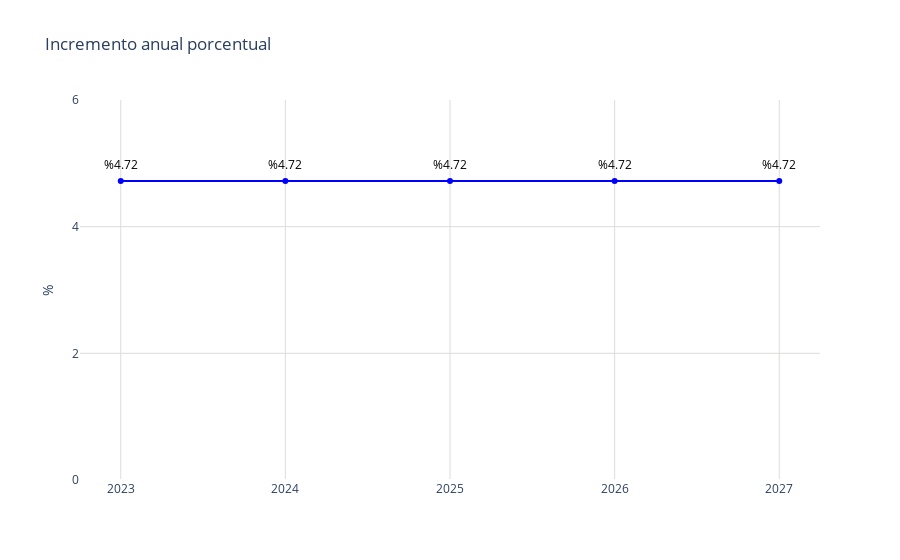

Here is the notebook cell this chart was saved with:
### Code cell
# Datos
año = tulancingo_direct['año']
promedio = tulancingo_direct['incremento_porcentual']

fig = go.Figure()
fig.add_trace(go.Scatter(
    x=año,
    y=promedio,
    mode='markers+lines',
    marker=dict(color='blue'),
))
# Agregar anotaciones para mostrar los valores encima de los puntos
for a, p in zip(año, promedio):
    fig.add_annotation(
        x=a,
        y=p,
        text=f"%{p:,.2f}",  # Formatear el valor del promedio como moneda
        showarrow=False,
        font=dict(color='black', size=12),
        xshift=0,
        yshift=17,
        textangle=0
    )
# Actualizar diseño
fig.update_layout(
    title='Incremento anual porcentual',
    yaxis=dict(
        title = '%',
        range=[0, 6],  # Establecer el rango del eje y
        tickvals=[0,2,4,6],  # Definir los valores de las marcas en el eje y
        #ticktext=['$0.00', '$500,000.00', '$1,000,000.00', '$1,500,000.00', '$2,000,000.00','$2,500,000.00'],  # Definir el texto de las marcas en el eje y
        gridcolor='#dddcda',   # Color de las líneas de la cuadrícula
        gridwidth=1  # Ancho de las líneas de la cuadrícula
    ),
    xaxis=dict(
        gridcolor='#dddcda', 
        tickmode='array',
        tickvals=año,
        ticktext=año
    ),
    plot_bgcolor='rgba(0,0,0,0)'
)
# Exportar gráfica como archivo HTML
def guardar_grafico_como_html(fig, nombre_archivo, carpeta='graficas'):
    # Crear la carpeta si no existe
    if not os.path.exists(carpeta):
        os.makedirs(carpeta)
    
    # Gráfica como archivo HTML en la carpeta especificada
    pio.write_html(fig, f'{carpeta}/{nombre_archivo}.html')

guardar_grafico_como_html(fig, 'g_scatt_plusvaliaestimada_porcentual_direct_tulancingo', carpeta='graficas')
fig.show()

### Figure 1 — Plotly figure (JSON) as saved in the notebook; plotly's stock layout.template omitted (floating-point values rounded to 4 significant figures)
{"data": [{"marker": {"color": "blue"}, "mode": "markers+lines", "type": "scatter", "x": [2023, 2024, 2025, 2026, 2027], "y": [4.72, 4.72, 4.72, 4.72, 4.72]}], "layout": {"annotations": [{"font": {"color": "black", "size": 12}, "showarrow": false, "text": "%4.72", "textangle": 0, "x": 2023, "xshift": 0, "y": 4.72, "yshift": 17}, {"font": {"color": "black", "size": 12}, "showarrow": false, "text": "%4.72", "textangle": 0, "x": 2024, "xshift": 0, "y": 4.72, "yshift": 17}, {"font": {"color": "black", "size": 12}, "showarrow": false, "text": "%4.72", "textangle": 0, "x": 2025, "xshift": 0, "y": 4.72, "yshift": 17}, {"font": {"color": "black", "size": 12}, "showarrow": false, "text": "%4.72", "textangle": 0, "x": 2026, "xshift": 0, "y": 4.72, "yshift": 17}, {"font": {"color": "black", "size": 12}, "showarrow": false, "text": "%4.72", "textangle": 0, "x": 2027, "xshift": 0, "y": 4.72, "yshift": 17}], "plot_bgcolor": "rgba(0,0,0,0)", "title": {"text": "Incremento anual porcentual"}, "xaxis": {"gridcolor": "#dddcda", "tickmode": "array", "ticktext": [2023, 2024, 2025, 2026, 2027], "tickvals": [2023, 2024, 2025, 2026, 2027]}, "yaxis": {"gridcolor": "#dddcda", "gridwidth": 1, "range": [0, 6], "tickvals": [0, 2, 4, 6], "title": {"text": "%"}}}}
